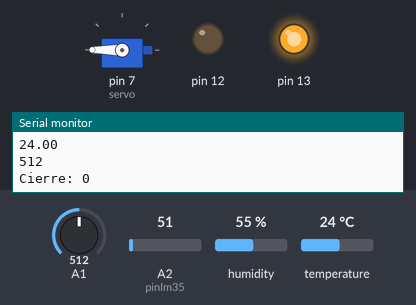
The sketch below on a simulated Arduino Uno, built with avr-gcc and run on an emulated ATmega328P. Parts: servo, output pins drawn as LEDs (lit = HIGH), the last lines printed to the serial monitor. Inputs (shaded band) come from the test bench; at power-on: temperature 24 °C, A1 = 512, A2 (pinlm35) = 51, humidity 55 %.

Above: at 1.8 s.
1.9 s: temperature set to 18 °C
3.4 s: temperature set to 15 °C
At 4.8 s:
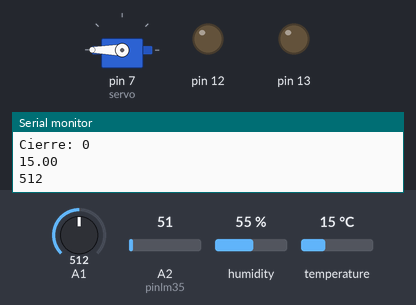
5.5 s: A1 set to 316
7.3 s: A1 set to 290
At 8.5 s:
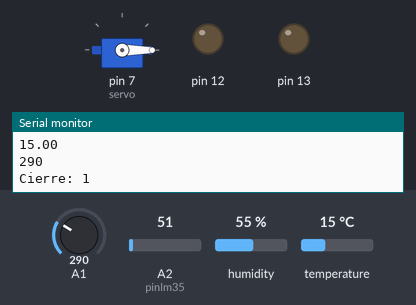
Timing chart, 0 to 10.3 s (numbered marks = the images above; inputs shaded):
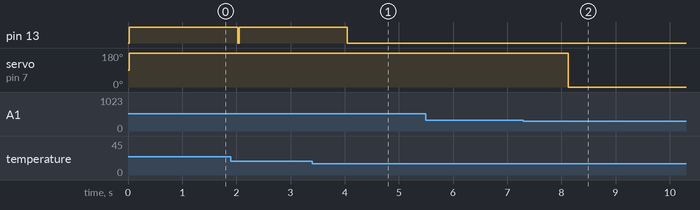

The sketch:

Uso-Combinado.ino
```cpp
#include <DHT.h>
#include <Servo.h>
#define DHTPIN 4
#define DHTTYPE DHT11

DHT dht(DHTPIN, DHTTYPE);
float texterior;
int pinlm35=2;
Servo servo;
float deseada;

void setup() {
  Serial.begin(9600);
  servo.attach(7);
  dht.begin();
  pinMode(12, OUTPUT);
  pinMode(13,OUTPUT);

}

void abrir(){
  servo.write(90);
}

void cerrar(){
  cerrar(0);
}

void cerrar(bool grad){
  Serial.print("Cierre: ");
  Serial.println(grad);

  if(grad){
    servo.write(0);
    return;
  }
  servo.write(180);
}

void loop() {
  digitalWrite(13, LOW);
  digitalWrite(12, LOW);
  deseada = 13;

  while(deseada <=0.0 || deseada >40.0){
    while(Serial.available()==0){}
    deseada = Serial.parseFloat();
    if(deseada==0){
      Serial.print("No se puede ingresar palabras");
    }
    Serial.println(deseada);
  }

  float maximo = deseada +3.0;
  float minimo = deseada - 2.0;

  float tinterior=dht.readTemperature();
  Serial.println(tinterior);

  texterior = analogRead(pinlm35);
  texterior = (5.0*texterior*100.0)/1024.0;

  int intensidad = analogRead(A1);
  Serial.println(intensidad);
  if(intensidad <=300){
    cerrar(1);
    digitalWrite(12,LOW);
    digitalWrite(13,LOW);

  }else{
    if(tinterior > maximo){
      cerrar();
      digitalWrite(13,HIGH);
      digitalWrite(12,LOW);
    }

    if(tinterior < minimo){
      abrir();
      digitalWrite(12,HIGH);
      digitalWrite(13,LOW);

      Serial.println(intensidad);
      tinterior = dht.readTemperature();
      Serial.println(tinterior);
      Serial.println((minimo>tinterior));
      Serial.println((maximo<tinterior));
      delay(3000);
    }
  }
  delay(1000);

}
```

Measured:
- the behaviour switches between 17 and 16 °C on temperature (found by bisection; images 0 and 1)
- the behaviour switches between 301 and 300 on A1 (found by bisection; images 1 and 2)
- after the input at 3.4 s, pin 13: goes on until 4.1 s, then stays LOW
- after the input at 7.3 s, servo on pin 7 (servo): 180° → 0° after 0.83 s
